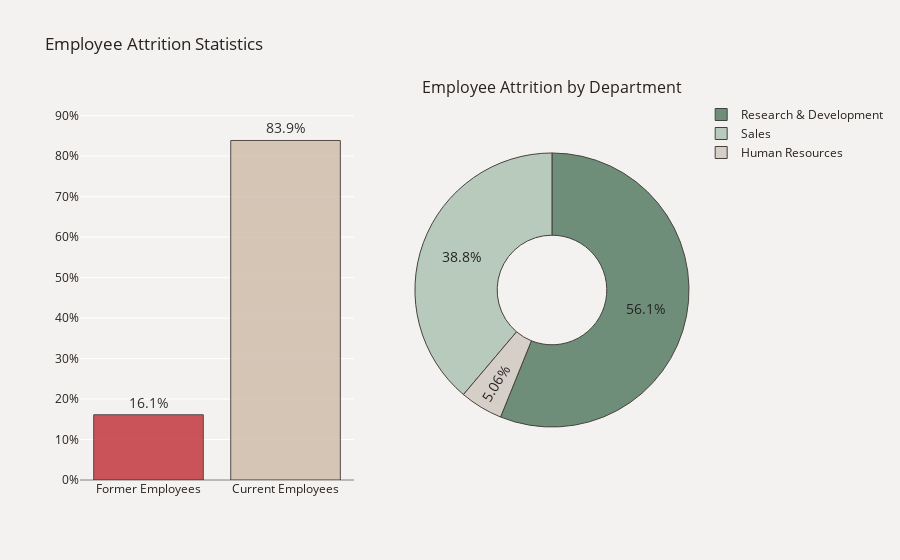

Notebook code for this chart:
### Code cell
fig = make_subplots(rows=1, cols=2, 
                  subplot_titles=("", "Employee Attrition by Department"),
                  specs=[[{"type": "bar"}, {"type": "pie"}]])

# Bar chart
plot_df = df['Attrition'].value_counts(normalize=True)
plot_df = plot_df.mul(100).rename('Percent').reset_index().sort_values('Percent')
plot_df.rename(columns={'index':'Attrition'}, inplace=True)
plot_df['Attrition']=['Former Employees' if i == 'Yes' else 'Current Employees' for i in plot_df['Attrition']]
x=plot_df['Attrition']
y=plot_df['Percent']
fig.add_trace(
    go.Bar(x=x, y=y, text= y, opacity=.8,
           hovertemplate='Employee Attrition Rate<br>%{x}: %{y:.3}%<extra></extra>',
           showlegend=False), row=1, col=1)
fig.update_traces(texttemplate='%{text:.3s}%', textposition = 'outside', 
                  marker_line=dict(width=1, color='#1F0202'), marker_color=['#C02B34','#CDBBA7'])
fig.update_yaxes(zeroline = True, zerolinewidth = 1, zerolinecolor = 'gray')
fig.update_layout(yaxis_ticksuffix = '%')

# Pie chart
plot_df2 = df[df.Attrition=='Yes']
plot_df2 = plot_df2['Department'].value_counts(normalize=True)
plot_df2=plot_df2.mul(100).rename('Percent').reset_index().sort_values('Percent', ascending=False)
plot_df2.rename(columns={'index':'Department'}, inplace=True)
fig.add_trace(go.Pie(labels=plot_df2['Department'], values = plot_df2['Percent'], opacity=0.85, hole=0.4,
                     hovertemplate='%{label}<br>Attrition Rate: %{value:.3}%<extra></extra>',
                     marker_colors=['#587D65','#ADC4B2','#D1C9C2']), row=1, col=2)
fig.update_yaxes(tickmode = 'array', range = [0, max(y) + 10], dtick=5)
fig.update_traces(textfont_size=14,textfont_color='black',marker=dict(line=dict(color='#28221D', width=1)))
fig.update_layout(title_text="Employee Attrition Statistics", font_color='#28221D',
                  paper_bgcolor='#F4F2F0', plot_bgcolor='#F4F2F0')      
fig.show()

### Figure 1 — Plotly figure (JSON) as saved in the notebook; plotly's stock layout.template omitted (floating-point values rounded to 4 significant figures)
{"data": [{"hovertemplate": "Employee Attrition Rate<br>%{x}: %{y:.3}%<extra></extra>", "marker": {"color": ["#C02B34", "#CDBBA7"], "line": {"color": "#28221D", "width": 1}}, "opacity": 0.8, "showlegend": false, "text": [16.12, 83.88], "textfont": {"color": "black", "size": 14}, "textposition": "outside", "texttemplate": "%{text:.3s}%", "type": "bar", "x": ["Former Employees", "Current Employees"], "xaxis": "x", "y": [16.12, 83.88], "yaxis": "y"}, {"domain": {"x": [0.55, 1], "y": [0, 1]}, "hole": 0.4, "hovertemplate": "%{label}<br>Attrition Rate: %{value:.3}%<extra></extra>", "labels": ["Research & Development", "Sales", "Human Resources"], "marker": {"colors": ["#587D65", "#ADC4B2", "#D1C9C2"], "line": {"color": "#28221D", "width": 1}}, "opacity": 0.85, "textfont": {"color": "black", "size": 14}, "type": "pie", "values": [56.12, 38.82, 5.063]}], "layout": {"annotations": [{"font": {"size": 16}, "showarrow": false, "text": "Employee Attrition by Department", "x": 0.775, "xanchor": "center", "xref": "paper", "y": 1, "yanchor": "bottom", "yref": "paper"}], "autosize": true, "font": {"color": "#28221D"}, "paper_bgcolor": "#F4F2F0", "plot_bgcolor": "#F4F2F0", "title": {"text": "Employee Attrition Statistics"}, "xaxis": {"anchor": "y", "autorange": true, "domain": [0, 0.45], "range": [-0.5, 1.5], "type": "category"}, "yaxis": {"anchor": "x", "domain": [0, 1], "dtick": 5, "range": [0, 93.88], "tickmode": "array", "ticksuffix": "%", "type": "linear", "zeroline": true, "zerolinecolor": "gray", "zerolinewidth": 1}}}
